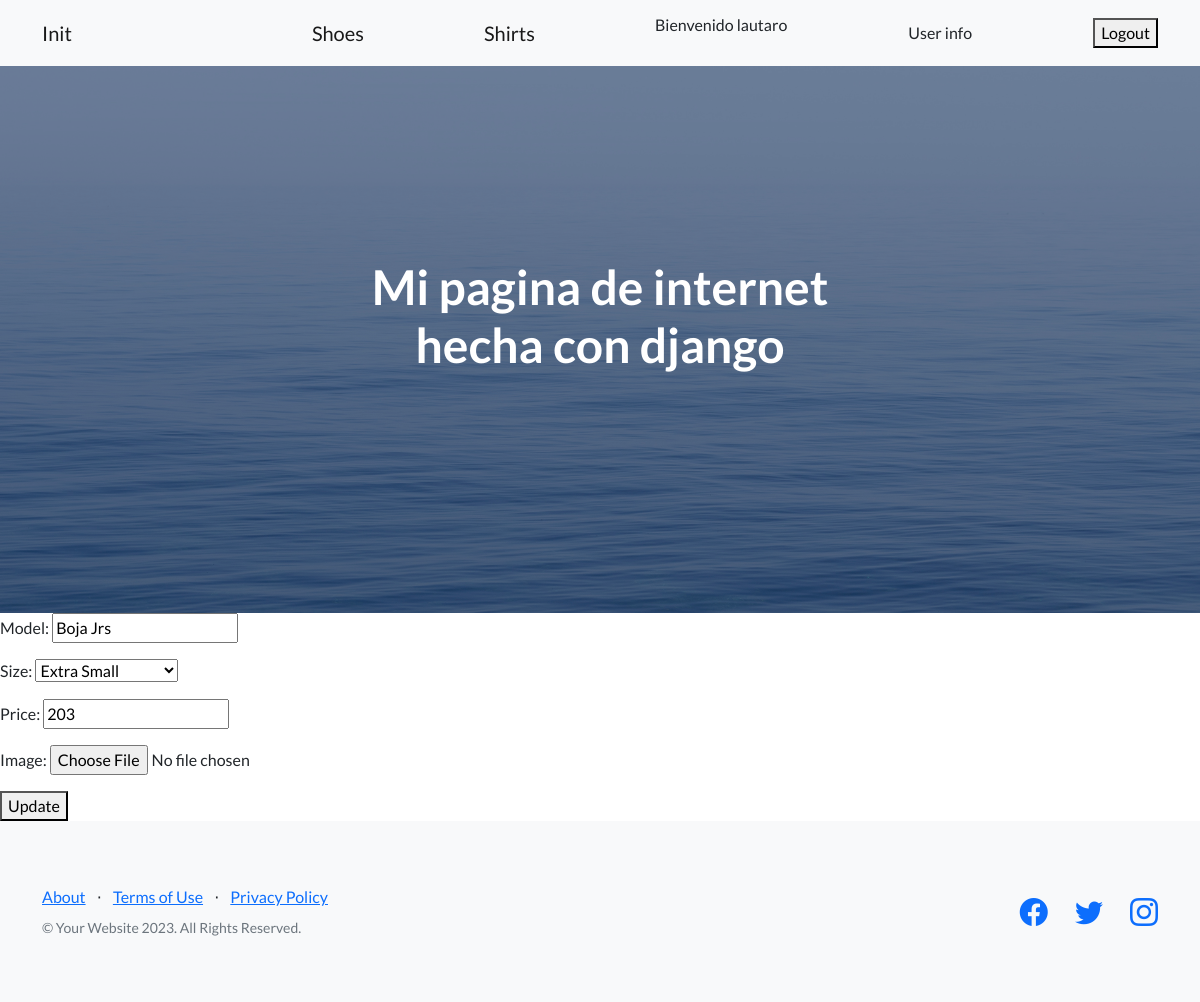
The page /app-coder/update-shirt/2 (signed in) on the database as committed earlier.
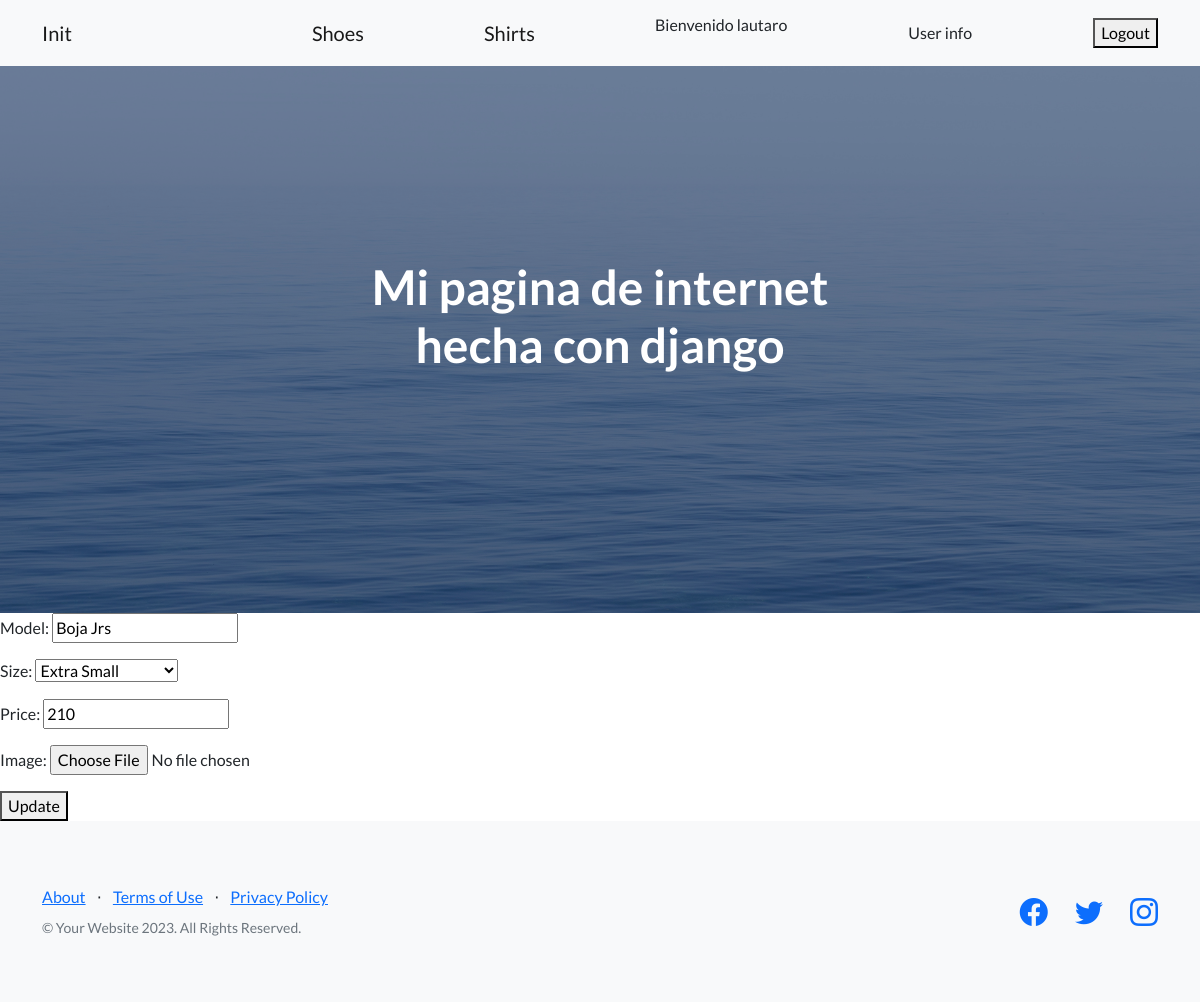
The same page on the database as committed later.
### AppCoder/models.py (models this page shows, shortened)
class Shirt(models.Model):
  SIZES = [
        ('XS', 'Extra Small'),
        ('S', 'Small'),
        ('M', 'Medium'),
        ('L', 'Large'),
        ('X', 'Extra Large'),
        ('XXL', 'Extra Extra Large'),
    ]
  model = models.CharField(max_length=100)
  size = models.CharField(max_length=3, choices=SIZES, default='M')
  price = models.IntegerField()
  image = models.ImageField(upload_to='shirts/', blank=True, null=True)
  class Meta():
    ordering = ('model','size')

### AppCoder/views.py (the view)
# urls.py: path('update-shirt/<pk>', Update_Shirt.as_view(), name='Update_Shirt'),
class Update_Shirt(UpdateView):
  model = Shirt
  template_name = 'update_shirt.html'
  fields = ('__all__')
  success_url = '/app-coder/shirts-list'
  context_object_name = 'shirt'

### AppCoder/templates/update_shirt.html
{% extends 'main.html' %} {% block changing_content %}
<form action="{% url 'Update_Shirt' shirt.id %}" method="POST">
  {% csrf_token %} {{form.as_p}}
  <button type="submit">Update</button>
</form>
{% endblock changing_content %}

Rows that differ between the two databases and show on the page:
changed Shirt "Boja Jrs": price "203" → "210"
